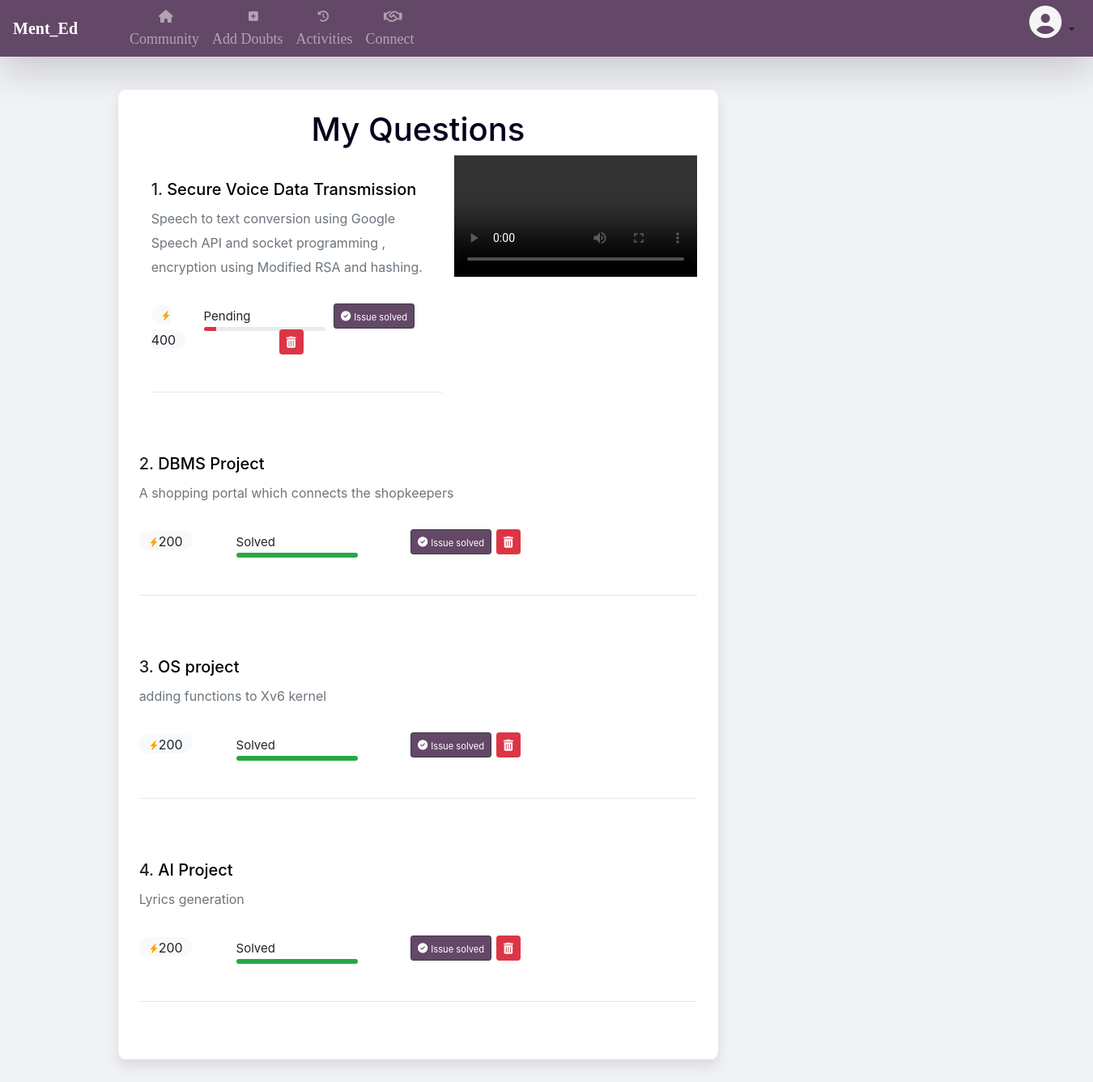
/history (signed in), run on the app's committed database.
### Main.py (models this page shows)
class Question(db.Model):
    id = db.Column(db.Integer, primary_key=True)
    question = db.Column(db.String(50))
    shortdescription = db.Column(db.String(200))
    detaileddescription = db.Column(db.String(200))
    pay = db.Column(db.Integer)
    tags=db.Column(db.String(50))
    status = db.Column(db.Integer, default='Pending')
    askedby_id = db.Column(db.Integer, db.ForeignKey('user.id'))
    askedby_name = db.Column(db.String(200))
    askedby_img = db.Column(db.String(200))

### Main.py (the view)
@app.route('/history')
def history():
    user_id = session['user']
    askedByme = Assigned.query.filter_by(createdbyId=user_id).all()
    toBeDoneByMe = Assigned.query.filter_by(assignedto_ID=user_id).all()
    myQuestion = Question.query.filter_by(askedby_id=user_id).all()
    print(myQuestion)
    return render_template('history.html', askedByme=askedByme, toBeDoneByMe=toBeDoneByMe, myQuestion=myQuestion,
                           user_id=user_id)

### templates/history.html (shortened to what this page needs)
{% extends "layout.html"%}
{% block content%}
<div class="container-fluid">
    <div class="row">
        <div class="col-1"></div>
        <div class="col-7"
             style="box-shadow: 0 8px 16px rgba(0, 0, 0, .1); background:#fff; padding:2%; border-radius:1%">
            <div class="row">
                <div class="col-12">
                    <h1 class="text-color text-center">My Questions</h1>
                    <video controls autoplay="autoplay" loop width="300"
                           style="float:right; padding-right:0 !important">
                        <source src="https://global-uploads.webflow.com/5bcb46130508ef456a7b2930/5d06154c6a9360b7a49538b6_drawkit-grape-pack-illustration-8-transcode.mp4">
                    </video>
                    {% for i in myQuestion %}
                    <div class="row">
                        <div class="col-12">
                            <br>
                            <h5>{{ loop.index }}.
                                <a href="{{ url_for('ParticularQuestion', questionid=i.id, user=True) }}"
                                   style="color:black !important"> {{ i.question }} </a>
                            </h5>
                            <small class="text-muted">{{i.shortdescription }}</small> <br><br>
                            <div class="row">
                                <div class="col-2">
                                <span class="badge--sm badge-light badge-pill">
                        <svg width="0.6em" height="0.6em" viewBox="0 0 16 16" class="bi bi-lightning-fill" fill="orange"
                             xmlns="http://www.w3.org/2000/svg">
            <path fill-rule="evenodd"
                  d="M11.251.068a.5.5 0 0 1 .227.58L9.677 6.5H13a.5.5 0 0 1 .364.843l-8 8.5a.5.5 0 0 1-.842-.49L6.323 9.5H3a.5.5 0 0 1-.364-.843l8-8.5a.5.5 0 0 1 .615-.09z"/>
                </svg><small>{{i.pay}}</small></span><br>
                                </div>
                                <div class="col-2">
                                    <span style="font-size:15px">{{i.status}}</span>
                                    {%if i.status=='Pending'%}
                                    <div class="progress progress-xs margin-vertical-1"
                                         style="height:0.4em; width:150px">
                                        <div class="progress-bar bg-danger" style="width: 10%;"></div>
                                    </div>
                                    {% elif i.status=='Assigned' %}
                                    <div class="progress progress-xs margin-vertical-1"
                                         style="height:0.5em; width:150px">
                                        <div class="progress-bar bg-primary" style="width: 50%;"></div>
                                    </div>
                                    {% elif i.status=='Solved' %}
                                    <div class="progress progress-xs margin-vertical-1"
                                         style="height:0.5em; width:150px">
                                        <div class="progress-bar bg-success" style="width: 100%;"></div>
                                    </div>
                                    {% endif %}
                                </div>
                                <div class="col-7">
                                    <button type="submit" class="btn btn-dark btn-sm" value="{{ i.id }}" style="background-color:#644867;">
                                        <a href="{{ url_for('DoubtSolved', id=i.id) }}" style="color:white !important">
                                            <small>Issue solved </small></a>
                                    </button>
                                    <button type="submit" class="btn btn-danger btn-sm" value="{{ i.id }}">
                                        <a href="{{ url_for('Delete', id=i.id) }}" style="color:white !important"><i
                                                class="fas fa-trash-alt"></i></a>
                                    </button>
                                </div>
                            </div>
                            <br>
                            <hr>
                        </div>
                    </div>
                    <br>
                    {% endfor %}
                </div>
            </div>
        </div>
        <div class="col-4 " style="padding-left:6%; ">
            <br><br>
        </div>
    </div>
</div>
{% endblock%}

### templates/layout.html (shortened to what this page needs)
<!DOCTYPE html>
<html lang="en">
<head>
    <link rel="stylesheet" href="/static/layout.css">
    <link rel="stylesheet" href="https://stackpath.bootstrapcdn.com/bootstrap/4.3.1/css/bootstrap.min.css"
>
</head>
<body>
<nav class="navbar navbar-expand-md  navbar-dark shadow-lg " style="font-family:calibri; background-color:#644867; height: 70px;">
    <a class="navbar-brand" href=""><strong>Ment_Ed</strong></a>&nbsp;
    <ul class="nav navbar-nav ">
        <li class="nav-item" style="font-size:18px">
            <a class="nav-link" href="/index">&nbsp; &nbsp; &nbsp;&nbsp;&nbsp;&nbsp;
                &nbsp;&nbsp; &nbsp; &nbsp; <i class="fas fa-home fa-sm"></i>&nbsp;<br>&nbsp; &nbsp;&nbsp;&nbsp;
                &nbsp; Community</a>
        </li>
        <li class="nav-item" style="font-size:18px">
            <a class="nav-link" href="/add">&nbsp;&nbsp;&nbsp;&nbsp;&nbsp;&nbsp;&nbsp;&nbsp;&nbsp; <i class="fas fa-plus-square fa-xs"></i>
                &nbsp;&nbsp;&nbsp;&nbsp;<br> Add Doubts</a>
        </li>
        <li class="nav-item" style="font-size:18px">
            <a class="nav-link" href="/history"> &nbsp; &nbsp;&nbsp;&nbsp; <i class="fas fa-history  fa-xs"></i>
                 &nbsp;&nbsp;&nbsp;&nbsp;<br>Activities </a>
        </li>
        <li class="nav-item" style="font-size:18px">
            <a class="nav-link" href="/jobs"> &nbsp; &nbsp;&nbsp; <i class="far fa-handshake"></i>
                 &nbsp;&nbsp;<br>Connect</a>
        </li>
        <div class="dropdown" style="float:right;transform:translateX(900%); z-index:10">
            <button type="button" class="btn  dropdown-toggle" data-toggle="dropdown">
                <i class="fas fa-user-circle" style="font-size: 2.5em;color: #f5f5f5;"></i>
            </button>
        </div>
    </ul>
</nav>
<div class="content">
    {% block content%}
    {% endblock%}
</div>
</body>
</html>

### static/layout.css (style rules this page uses)
body { color: #1864ab; background:#F0F2F5 !important; font-size:20px; }
.text-color { color:#00001c; text-shadow: 0px 1px 1px #dbdbdb; }
.navbar { margin-bottom:1%; height:70px; }
button { background-color:#644867; color:white; border-radius: 18px; }
li { font-size:20px; }
.content { font-size:20px; padding:2%; margin:1%; }
.navbar { background: transparent; }
body { font-family: calibri; width: 100%; }

### data on the page
Question: question "Secure Voice Data Transmission", shortdescription "Speech to text conversion using Google Speech API and socket programming , encryption using Modified RSA and hashing.", pay "400", status "Pending", {{ i.id }} 14 (drawn)
Question: question "DBMS Project", shortdescription "A shopping portal which connects the shopkeepers", pay "200", status "Solved", {{ i.id }} 20 (drawn)
Question: question "OS project", shortdescription "adding functions to Xv6 kernel", pay "200", status "Solved", {{ i.id }} 21 (drawn)
Question: question "AI Project", shortdescription "Lyrics generation", pay "200", status "Solved", {{ i.id }} 22 (drawn)
